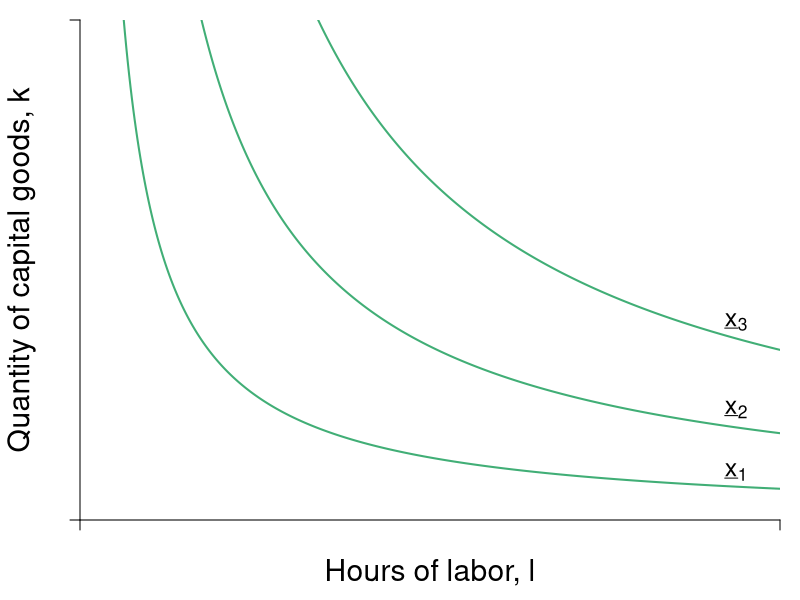

Generate this figure with R:
require(shape)
pdf(file = "specprodexch/cd_isoquant_comparison.pdf", width = 7, height = 7)

#Set parameters for graphics
pointsize <- 1.8
axislabelsize <- 1.8
labelsize <- 1.5
namesize <- 1.8
annotatesize <- 1.5
graphlinewidth <- 2
segmentlinewidth <- 1.5

COL <- c("#7fc97f", "#beaed4", "#fdc086", "#ffff99", "#386cb0", "#f0027f", "#bf5b17", "#666666")
COLA <- c("#99d8c9","#66c2a4","#41ae76", "#238b45", "#005824")
COLB <- c("#4eb3d3", "#2b8cbe", "#0868ac","#084081")

#Edited the margins to cater for the larger LHS labels
par(mar =  c(4, 4, 1, 1))

isocost <- function(l, c = 10, w = 1, r = 1) {
  c - (w/r)*l
}


isoquant <- function(l, alpha = 0.5, x = 5) {
  (x / l^alpha)^(1/(1 - alpha))
}


xlims <- c(0, 12)
ylims <- c(0, 12)

npts <- 501 
x <- seq(xlims[1], xlims[2], length.out = npts)
y <- seq(ylims[1], ylims[2], length.out = npts) 
a <- c(13, 16.125, 19.25)

plot(0, 0, xlim = xlims, ylim = ylims, type = "n",
     xlab = expression(paste("")),
     ylab = expression(paste("")), 
     xaxt = "n", 
     yaxt = "n", 
     cex.lab = axislabelsize, 
     bty = "n",
     xaxs="i", 
     yaxs="i")

# ticksy <- seq(from = ylims[1], to = ylims[2], by = 1)
# ylabels <- seq(from = ylims[1], to = ylims[2], by = 1)
# ticksx <- seq(from = xlims[1], to = xlims[2], by = 1)
# xlabels <- seq(from = xlims[1], to = xlims[2], by = 1)
# ticksy <- c(0, isoquant(l = 2.68), isoquant(l = 5), isoquant(l = 9.35) , ylims[2])
# ylabels <- c(NA, expression(paste(k[a])), expression(paste(k,"*")), expression(paste(k[b])), NA)
# ticksx <- c(0, 2.68, 5, 9.35, xlims[2])
# xlabels <- c(NA, expression(paste(l[a])), expression(paste(l,"*")), expression(paste(l[b])), NA)

ticksy <- c(0, NA, ylims[2])
ylabels <- c(NA, NA, NA)
ticksx <- c(0, NA, xlims[2])
xlabels <- c(NA, NA, NA)



axis(1, at = ticksx, pos = 0, labels = xlabels, cex.axis = labelsize)
axis(2, at = ticksy, pos = 0, labels = ylabels, las = 1, cex.axis = labelsize)

npts <- 500 
xx1 <- seq(xlims[1], xlims[2], length.out = npts)

#lines(xx1, bcA(xx1, w = 10, p = 1.5), col = COLB[3], lwd = graphlinewidth)
# lines(xx1, isocost(xx1, c = 10, w = 1, r = 1), col = COLB[3], lwd = graphlinewidth)
# lines(xx1, isocost(xx1, c = 8, w = 1, r = 1), col = COLB[3], lwd = graphlinewidth)
# lines(xx1, isocost(xx1, c = 12, w = 1, r = 1), col = COLB[3], lwd = graphlinewidth)
lines(xx1, isoquant(xx1, x = 5, alpha = 0.5), col = COLA[3], lwd = graphlinewidth)
lines(xx1, isoquant(xx1, x = 3, alpha = 0.5), col = COLA[3], lwd = graphlinewidth)
lines(xx1, isoquant(xx1, x = 7, alpha = 0.5), col = COLA[3], lwd = graphlinewidth)

#Label the axes
mtext(expression(paste("Hours of labor, ", l)), side=1, line = 2.5, cex = axislabelsize)
text(-1, 0.5*ylims[2], expression(paste("Quantity of capital goods, ", k)), xpd = TRUE, cex = axislabelsize, srt = 90) 

#Label the isoquant curve
#text(11.25, 3.15, expression("isoquant"), cex = labelsize)

text(11.25, 1.15, expression(paste(underline(x)[1])), cex = labelsize)
text(11.25, 2.65, expression(paste(underline(x)[2])), cex = labelsize)
text(11.25, 4.75, expression(paste(underline(x)[3])), cex = labelsize)


#Label the price lines
#text(6.75, 1, expression(paste(c[1])))
#text(8, 1.3, expression(paste(p[x] == 1)))
#text(8.75, 1, expression(paste(c[2])))
#text(11.3, 3.7, expression(paste(p[x] == 0.5)))
#text(10.75, 1, expression(paste(c[3])))
#text(11.3, 6.5, expression(paste(p[x] == 0.25)))

#Add the contour plot for the indifference curves
# contour(x, y, 
#         outer(x, y, uA),
#         drawlabels = FALSE,
#         col = COLA[3],
#         lwd = graphlinewidth,
#         levels = a, 
#         xaxs="i", 
#         yaxs="i", 
#         add = TRUE)

#Add the offer curve (superimposed on the indifference curves tangent to the price lines)
#xx2 <- seq(2, xlims[2], length.out = npts)
#lines(xx2, offerCurve(xx2, w = 10, rmax = 2, xmax = 12), col = COL[3], lwd = graphlinewidth)

#Annotate points on offer curve mrs = p for each of p = 1, 0.5, 0.25
#Where mrs = 2 - (1/6)*x

#Label a
# segments(2.68, 0, 2.68, isoquant(l = 2.68), lty = 2, col = "gray" , lwd = segmentlinewidth)
# segments(0, isoquant(l = 2.68) , 2.68, isoquant(l = 2.68), lty = 2, col = "gray" , lwd = segmentlinewidth)
# points(2.68, isoquant(l = 2.68), pch = 16, col = "black", cex = 1.5)
# text(2.68 + 0.25, isoquant(l = 2.68) + 0.25, expression(paste(a)), cex = labelsize)

#Label b
# segments(9.35, 0, 9.35, isoquant(9.35), lty = 2, col = "gray" , lwd = segmentlinewidth)
# segments(0, isoquant(l = 9.35) , 9.35, isoquant(l = 9.35), lty = 2, col = "gray" , lwd = segmentlinewidth)
# points(9.35, isoquant(l = 9.35), pch = 16, col = "black", cex = 1.5)
# text(9.35 + 0.25, isoquant(l = 9.35) + 0.25, expression(paste(b)), cex = labelsize)


#Label i
# segments(0, 5, 5, 5, lty = 2, col = "gray" , lwd = segmentlinewidth)
# segments(5, 0, 5, 5, lty = 2, col = "gray" , lwd = segmentlinewidth)
# points(5, 5, pch = 16, col = "black", cex = 1.5)
# text(5.25, 5.25, expression(paste(i)), cex = labelsize)

#Add mrs = mrt at i
# text(5, 10.25, expression(paste(mrts(l,k) == mrt(l,k))), cex = labelsize)
# text(5, 9.25, expression(paste(frac(mp[l], mp[k]) == frac(w,p[k]))), cex = labelsize)
# Arrows(5, 8.5, 5, 5.5, col = "black", lty = 1, lwd = 2, arr.type = "triangle", arr.lwd = 0.5)


#text(9, 5.9, expression(paste(b)), cex = labelsize)
#text(10.5, 7.775, expression(paste(c)), cex = labelsize)

dev.off()
